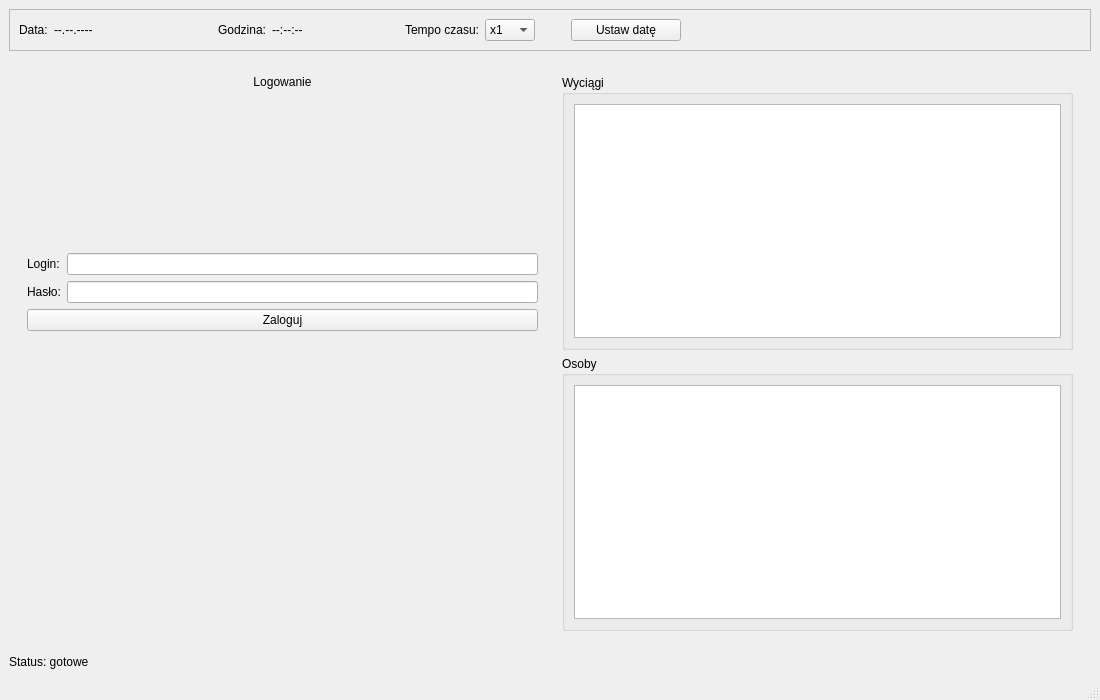
<?xml version="1.0" encoding="UTF-8"?>
<ui version="4.0">
 <class>MainWindow</class>
 <widget class="QMainWindow" name="MainWindow">
  <property name="geometry">
   <rect>
    <x>0</x>
    <y>0</y>
    <width>1100</width>
    <height>700</height>
   </rect>
  </property>
  <property name="windowTitle">
   <string>Stacja narciarska</string>
  </property>
  <widget class="QWidget" name="centralwidget">
   <layout class="QVBoxLayout" name="mainVerticalLayout">
    <item>
     <widget class="QFrame" name="topFrame">
      <property name="frameShape">
       <enum>QFrame::Shape::StyledPanel</enum>
      </property>
      <layout class="QHBoxLayout" name="topHorizontalLayout">
       <item>
        <widget class="QLabel" name="labelDataTitle">
         <property name="text">
          <string>Data:</string>
         </property>
        </widget>
       </item>
       <item>
        <widget class="QLabel" name="dateLabel">
         <property name="minimumSize">
          <size>
           <width>110</width>
           <height>0</height>
          </size>
         </property>
         <property name="text">
          <string>--.--.----</string>
         </property>
        </widget>
       </item>
       <item>
        <spacer name="topSpacer1">
         <property name="orientation">
          <enum>Qt::Orientation::Horizontal</enum>
         </property>
         <property name="sizeHint" stdset="0">
          <size>
           <width>30</width>
           <height>20</height>
          </size>
         </property>
        </spacer>
       </item>
       <item>
        <widget class="QLabel" name="labelTimeTitle">
         <property name="text">
          <string>Godzina:</string>
         </property>
        </widget>
       </item>
       <item>
        <widget class="QLabel" name="timeLabel">
         <property name="minimumSize">
          <size>
           <width>80</width>
           <height>0</height>
          </size>
         </property>
         <property name="text">
          <string>--:--:--</string>
         </property>
        </widget>
       </item>
       <item>
        <spacer name="topSpacer2">
         <property name="orientation">
          <enum>Qt::Orientation::Horizontal</enum>
         </property>
         <property name="sizeHint" stdset="0">
          <size>
           <width>30</width>
           <height>20</height>
          </size>
         </property>
        </spacer>
       </item>
       <item>
        <widget class="QLabel" name="labelSpeedTitle">
         <property name="text">
          <string>Tempo czasu:</string>
         </property>
        </widget>
       </item>
       <item>
        <widget class="QComboBox" name="speedComboBox">
         <item>
          <property name="text">
           <string>x1</string>
          </property>
         </item>
         <item>
          <property name="text">
           <string>x2</string>
          </property>
         </item>
         <item>
          <property name="text">
           <string>x5</string>
          </property>
         </item>
         <item>
          <property name="text">
           <string>x10</string>
          </property>
         </item>
         <item>
          <property name="text">
           <string>x30</string>
          </property>
         </item>
         <item>
          <property name="text">
           <string>x60</string>
          </property>
         </item>
        </widget>
       </item>
       <item>
        <spacer name="topSpacerSetDate">
         <property name="orientation">
          <enum>Qt::Orientation::Horizontal</enum>
         </property>
         <property name="sizeType">
          <enum>QSizePolicy::Policy::Fixed</enum>
         </property>
         <property name="sizeHint" stdset="0">
          <size>
           <width>30</width>
           <height>20</height>
          </size>
         </property>
        </spacer>
       </item>
       <item>
        <widget class="QPushButton" name="setDateTimeButton">
         <property name="minimumSize">
          <size>
           <width>110</width>
           <height>0</height>
          </size>
         </property>
         <property name="maximumSize">
          <size>
           <width>110</width>
           <height>16777215</height>
          </size>
         </property>
         <property name="text">
          <string>Ustaw datę</string>
         </property>
        </widget>
       </item>
       <item>
        <spacer name="topSpacerEnd">
         <property name="orientation">
          <enum>Qt::Orientation::Horizontal</enum>
         </property>
         <property name="sizeHint" stdset="0">
          <size>
           <width>400</width>
           <height>20</height>
          </size>
         </property>
        </spacer>
       </item>
      </layout>
     </widget>
    </item>
    <item>
     <widget class="QFrame" name="middleFrame">
      <layout class="QHBoxLayout" name="middleHorizontalLayout">
       <item>
        <widget class="QStackedWidget" name="pagesWidget">
         <property name="currentIndex">
          <number>0</number>
         </property>
         <widget class="QWidget" name="loginPage">
          <layout class="QVBoxLayout" name="loginLayout">
           <item>
            <widget class="QLabel" name="loginTitleLabel">
             <property name="text">
              <string>Logowanie</string>
             </property>
             <property name="alignment">
              <set>Qt::AlignmentFlag::AlignCenter</set>
             </property>
            </widget>
           </item>
           <item>
            <spacer name="loginSpacerTop">
             <property name="orientation">
              <enum>Qt::Orientation::Vertical</enum>
             </property>
             <property name="sizeHint" stdset="0">
              <size>
               <width>20</width>
               <height>40</height>
              </size>
             </property>
            </spacer>
           </item>
           <item>
            <layout class="QFormLayout" name="loginFormLayout">
             <item row="0" column="0">
              <widget class="QLabel" name="loginLabel">
               <property name="text">
                <string>Login:</string>
               </property>
              </widget>
             </item>
             <item row="0" column="1">
              <widget class="QLineEdit" name="loginEdit"/>
             </item>
             <item row="1" column="0">
              <widget class="QLabel" name="passwordLabel">
               <property name="text">
                <string>Hasło:</string>
               </property>
              </widget>
             </item>
             <item row="1" column="1">
              <widget class="QLineEdit" name="passwordEdit">
               <property name="echoMode">
                <enum>QLineEdit::EchoMode::Password</enum>
               </property>
              </widget>
             </item>
            </layout>
           </item>
           <item>
            <widget class="QPushButton" name="loginButton">
             <property name="text">
              <string>Zaloguj</string>
             </property>
            </widget>
           </item>
           <item>
            <spacer name="loginSpacerBottom">
             <property name="orientation">
              <enum>Qt::Orientation::Vertical</enum>
             </property>
             <property name="sizeHint" stdset="0">
              <size>
               <width>20</width>
               <height>300</height>
              </size>
             </property>
            </spacer>
           </item>
          </layout>
         </widget>
         <widget class="QWidget" name="adminPage">
          <layout class="QVBoxLayout" name="adminLayout">
           <item>
            <widget class="QLabel" name="adminTitleLabel">
             <property name="text">
              <string>Panel administratora</string>
             </property>
            </widget>
           </item>
           <item>
            <widget class="QPushButton" name="adminAddOperatorButton">
             <property name="text">
              <string>Dodaj operatora</string>
             </property>
            </widget>
           </item>
           <item>
            <widget class="QPushButton" name="adminAddKasjerButton">
             <property name="text">
              <string>Dodaj kasjera</string>
             </property>
            </widget>
           </item>
           <item>
            <widget class="QPushButton" name="adminChangePasswordButton">
             <property name="text">
              <string>Zmień hasło</string>
             </property>
            </widget>
           </item>
           <item>
            <widget class="QPushButton" name="adminLogoutButton">
             <property name="text">
              <string>Wyloguj</string>
             </property>
            </widget>
           </item>
           <item>
            <spacer name="adminSpacer">
             <property name="orientation">
              <enum>Qt::Orientation::Vertical</enum>
             </property>
             <property name="sizeHint" stdset="0">
              <size>
               <width>20</width>
               <height>500</height>
              </size>
             </property>
            </spacer>
           </item>
          </layout>
         </widget>
         <widget class="QWidget" name="kasjerPage">
          <layout class="QVBoxLayout" name="kasjerLayout">
           <item>
            <widget class="QLabel" name="kasjerTitleLabel">
             <property name="text">
              <string>Panel kasjera</string>
             </property>
            </widget>
           </item>
           <item>
            <widget class="QPushButton" name="kasjerSellTicketButton">
             <property name="text">
              <string>Sprzedaj karnet</string>
             </property>
            </widget>
           </item>
           <item>
            <widget class="QPushButton" name="kasjerSetPriceButton">
             <property name="text">
              <string>Ustaw cenę</string>
             </property>
            </widget>
           </item>
           <item>
            <widget class="QPushButton" name="kasjerCheckPriceButton">
             <property name="text">
              <string>Sprawdź cenę</string>
             </property>
            </widget>
           </item>
           <item>
            <widget class="QPushButton" name="kasjerChangePasswordButton">
             <property name="text">
              <string>Zmień hasło</string>
             </property>
            </widget>
           </item>
           <item>
            <widget class="QPushButton" name="kasjerLogoutButton">
             <property name="text">
              <string>Wyloguj</string>
             </property>
            </widget>
           </item>
           <item>
            <spacer name="kasjerSpacer">
             <property name="orientation">
              <enum>Qt::Orientation::Vertical</enum>
             </property>
             <property name="sizeHint" stdset="0">
              <size>
               <width>20</width>
               <height>500</height>
              </size>
             </property>
            </spacer>
           </item>
          </layout>
         </widget>
         <widget class="QWidget" name="operatorPage">
          <layout class="QVBoxLayout" name="operatorLayout">
           <item>
            <widget class="QLabel" name="operatorTitleLabel">
             <property name="text">
              <string>Panel operatora</string>
             </property>
            </widget>
           </item>
           <item>
            <widget class="QPushButton" name="operatorOpenLiftButton">
             <property name="text">
              <string>Otwórz wyciąg</string>
             </property>
            </widget>
           </item>
           <item>
            <widget class="QPushButton" name="operatorCloseLiftButton">
             <property name="text">
              <string>Zamknij wyciąg</string>
             </property>
            </widget>
           </item>
           <item>
            <widget class="QPushButton" name="operatorStopLiftButton">
             <property name="text">
              <string>Zatrzymaj wyciąg</string>
             </property>
            </widget>
           </item>
           <item>
            <widget class="QPushButton" name="operatorAddLiftButton">
             <property name="text">
              <string>Dodaj wyciąg</string>
             </property>
            </widget>
           </item>
           <item>
            <widget class="QPushButton" name="operatorRemoveLiftButton">
             <property name="text">
              <string>Usuń wyciąg</string>
             </property>
            </widget>
           </item>
           <item>
            <widget class="QPushButton" name="operatorChangePasswordButton">
             <property name="text">
              <string>Zmień hasło</string>
             </property>
            </widget>
           </item>
           <item>
            <widget class="QPushButton" name="operatorLogoutButton">
             <property name="text">
              <string>Wyloguj</string>
             </property>
            </widget>
           </item>
           <item>
            <spacer name="operatorSpacer">
             <property name="orientation">
              <enum>Qt::Orientation::Vertical</enum>
             </property>
             <property name="sizeHint" stdset="0">
              <size>
               <width>20</width>
               <height>500</height>
              </size>
             </property>
            </spacer>
           </item>
          </layout>
         </widget>
         <widget class="QWidget" name="klientPage">
          <layout class="QVBoxLayout" name="klientLayout">
           <item>
            <widget class="QLabel" name="klientTitleLabel">
             <property name="text">
              <string>Panel klienta</string>
             </property>
            </widget>
           </item>
           <item>
            <widget class="QPushButton" name="klientBuyTicketButton">
             <property name="text">
              <string>Kup karnet</string>
             </property>
            </widget>
           </item>
           <item>
            <widget class="QPushButton" name="klientEnterLiftButton">
             <property name="text">
              <string>Wejdź na wyciąg</string>
             </property>
            </widget>
           </item>
           <item>
            <widget class="QPushButton" name="klientCheckTicketButton">
             <property name="text">
              <string>Sprawdź ważność karnetu</string>
             </property>
            </widget>
           </item>
           <item>
            <widget class="QPushButton" name="klientChangePasswordButton">
             <property name="text">
              <string>Zmień hasło</string>
             </property>
            </widget>
           </item>
           <item>
            <widget class="QPushButton" name="klientLogoutButton">
             <property name="text">
              <string>Wyloguj</string>
             </property>
            </widget>
           </item>
           <item>
            <spacer name="klientSpacer">
             <property name="orientation">
              <enum>Qt::Orientation::Vertical</enum>
             </property>
             <property name="sizeHint" stdset="0">
              <size>
               <width>20</width>
               <height>500</height>
              </size>
             </property>
            </spacer>
           </item>
          </layout>
         </widget>
        </widget>
       </item>
       <item>
        <widget class="QFrame" name="rightPanelFrame">
         <property name="minimumSize">
          <size>
           <width>330</width>
           <height>0</height>
          </size>
         </property>
         <layout class="QVBoxLayout" name="rightPanelLayout">
          <item>
           <widget class="QGroupBox" name="wyciagiGroupBox">
            <property name="title">
             <string>Wyciągi</string>
            </property>
            <layout class="QVBoxLayout" name="wyciagiLayout">
             <item>
              <widget class="QTextEdit" name="wyciagiTextEdit">
               <property name="readOnly">
                <bool>true</bool>
               </property>
              </widget>
             </item>
            </layout>
           </widget>
          </item>
          <item>
           <widget class="QGroupBox" name="osobyGroupBox">
            <property name="title">
             <string>Osoby</string>
            </property>
            <layout class="QVBoxLayout" name="osobyLayout">
             <item>
              <widget class="QTextEdit" name="osobyTextEdit">
               <property name="readOnly">
                <bool>true</bool>
               </property>
              </widget>
             </item>
            </layout>
           </widget>
          </item>
         </layout>
        </widget>
       </item>
      </layout>
     </widget>
    </item>
    <item>
     <widget class="QLabel" name="statusLabel">
      <property name="text">
       <string>Status: gotowe</string>
      </property>
     </widget>
    </item>
   </layout>
  </widget>
  <widget class="QMenuBar" name="menubar">
   <property name="geometry">
    <rect>
     <x>0</x>
     <y>0</y>
     <width>1100</width>
     <height>17</height>
    </rect>
   </property>
  </widget>
  <widget class="QStatusBar" name="statusbar"/>
 </widget>
 <resources/>
 <connections/>
</ui>
